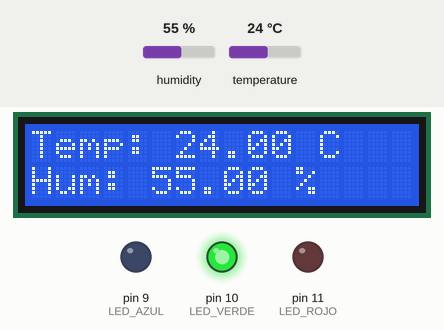
This sketch was run on a simulated Arduino Uno, built with avr-gcc and run on an emulated ATmega328P. Parts: 16×2 character LCD, output pins drawn as LEDs (lit = HIGH). The inputs (shaded band) are chosen by the test bench; at power-on: temperature 24 °C, humidity 55 %.

Above: at 3.2 s.
3.3 s: temperature set to 18.5 °C
At 4.9 s:
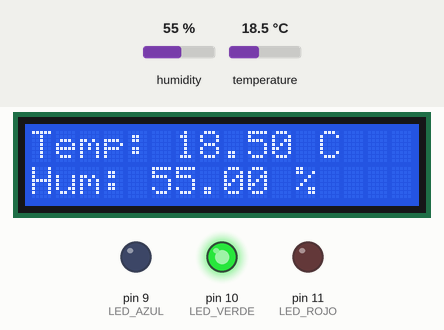
6.0 s: temperature set to 17.4 °C
At 6.5 s:
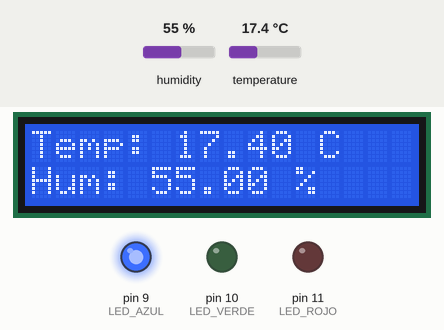
8.7 s: temperature set to 33 °C
At 10.8 s:
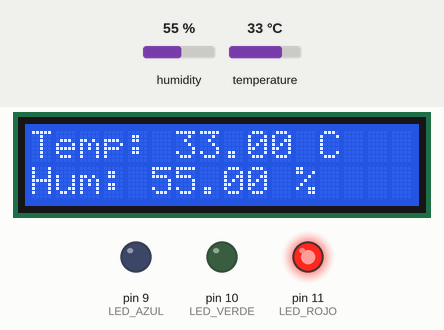
11.7 s: humidity set to 22 %
At 13.5 s:
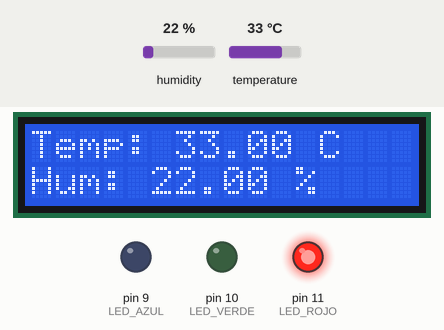
Timing chart, 0 to 15.0 s (numbered marks = the images above; inputs shaded):
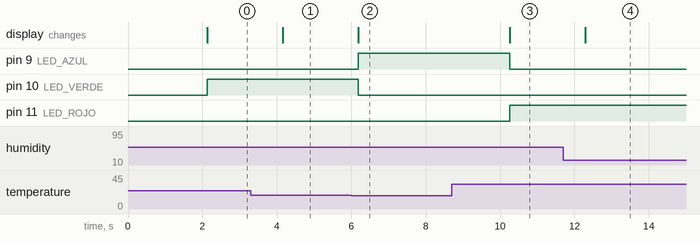

The sketch:

TemperaturaHumedad_Code.ino
```cpp
#include <Wire.h>
#include <LiquidCrystal_I2C.h>
#include <DHT.h>

int args;


LiquidCrystal_I2C lcd(0x27, 16, 2);

// Configuración del sensor DHT22
#define DHTPIN A3
#define DHTTYPE DHT22
DHT dht(DHTPIN, DHTTYPE);

// Definir pines de los LEDs
#define LED_ROJO 11
#define LED_VERDE 10
#define LED_AZUL 9

void setup() {

    lcd.begin(16, 2);
    lcd.backlight();

    dht.begin();

    pinMode(LED_ROJO, OUTPUT);
    pinMode(LED_VERDE, OUTPUT);
    pinMode(LED_AZUL, OUTPUT);

    lcd.setCursor(0, 0);
    lcd.print("Sensor DHT22");
    lcd.setCursor(0, 1);
    lcd.print("Iniciando...");
    delay(2000);
    lcd.clear();
}

float functionController(int args) {

    float humedad = dht.readHumidity();
    float temperatura = dht.readTemperature();

    // Verificar si la lectura es válida
    if (isnan(temperatura) || isnan(humedad)) {
        lcd.setCursor(0, 0);
        lcd.print("Error leyendo");
        lcd.setCursor(0, 1);
        lcd.print("DHT22...");
        delay(2000);
        return -1;
    }

    // Mostrar los valores en el LCD
    lcd.clear();
    lcd.setCursor(0, 0);
    lcd.print("Temp: ");
    lcd.print(temperatura);
    lcd.print(" C");

    lcd.setCursor(0, 1);
    lcd.print("Hum: ");
    lcd.print(humedad);
    lcd.print(" %");

    // Control de LEDs según la temperatura
    if (temperatura >= 30) {
        digitalWrite(LED_ROJO, HIGH);
        digitalWrite(LED_VERDE, LOW);
        digitalWrite(LED_AZUL, LOW);
    } else if (temperatura <= 18) {
        digitalWrite(LED_ROJO, LOW);
        digitalWrite(LED_VERDE, LOW);
        digitalWrite(LED_AZUL, HIGH);
    } else {
        digitalWrite(LED_ROJO, LOW);
        digitalWrite(LED_VERDE, HIGH);
        digitalWrite(LED_AZUL, LOW);
    }
    return temperatura;
}

void loop() {
    float response = functionController(args);
    delay(2000);
}
```

Measured:
- the behaviour switches between 18.1 and 18 °C on temperature (found by bisection; images 1 and 2)
- after the input at 3.3 s, the display: changes after 0.86 s (image 1)
- after the input at 6.0 s, pin 9 (LED_AZUL): LOW → HIGH after 0.19 s; pin 10 (LED_VERDE): HIGH → LOW after 0.19 s; the display: changes after 0.19 s (image 2)
- after the input at 8.7 s, pin 9 (LED_AZUL): HIGH → LOW after 1.6 s; pin 11 (LED_ROJO): LOW → HIGH after 1.6 s; the display: changes after 1.6 s (image 3)
- after the input at 11.7 s, the display: changes after 0.59 s (image 4)
